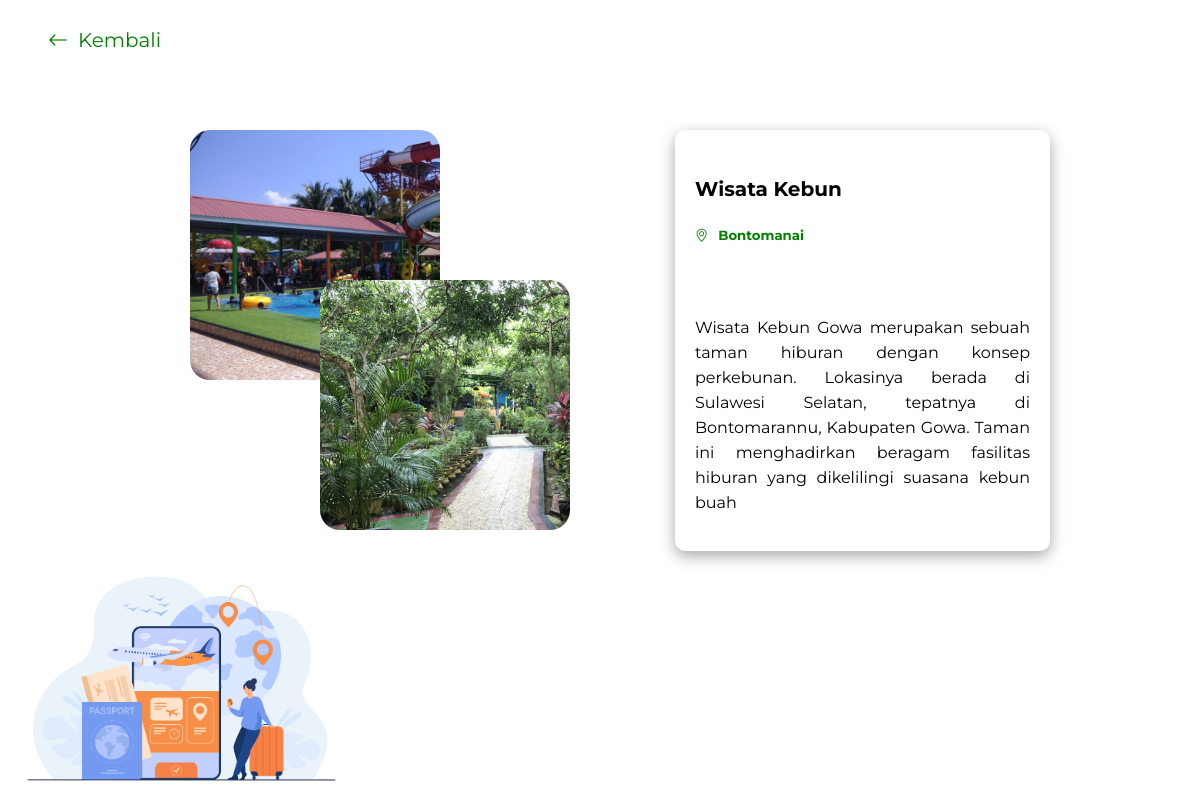
The page /card-1.php?id=3 on the database its author committed.
### tables this page shows
CREATE TABLE `wisata` (
  `id` int(11) NOT NULL,
  `foto_wisata` varchar(100) NOT NULL,
  `foto2_wisata` varchar(100) NOT NULL,
  `nama_wisata` varchar(100) NOT NULL,
  `lokasi_wisata` varchar(100) NOT NULL,
  `deskripsi_wisata` text NOT NULL
);

### fungsi.php (called while the page is built, shortened)
<?php
    $koneksi = mysqli_connect("localhost", "root", "", "tubes") or die();
    function tampil($query){
        global $koneksi;
        $result = mysqli_query($koneksi, $query);
        while($data = mysqli_fetch_assoc($result)){
            $rows[] = $data;
        }
        return $rows;
    }
?>

### card-1.php (the view, shortened to what this page needs)
<?php
    require "fungsi.php";
    $id=$_GET['id'];
    $wisata = tampil("SELECT * FROM wisata WHERE id=$id")[0];
?>
<!DOCTYPE html>
<html lang="en">
<head>
    <link rel="stylesheet" href="style/stylecard-1.css">
    <link rel="stylesheet" href="https://cdn.jsdelivr.net/npm/bootstrap-icons@1.7.2/font/bootstrap-icons.css">
</head>
<body>
    <a href="index.php"><i class="bi bi-arrow-left" style="margin-right: 10px;"></i>Kembali</a>
    <div class="container">
        <div class="dalam-1">
            <div class="dalam-2"></div>
        </div>
        <div class="dalam">
            <div class="desc">
                <h4><?= $wisata['nama_wisata']?></h3>
                <h5><i class="bi bi-geo-alt" style="margin-right: 10px;"></i><?= $wisata['lokasi_wisata']?></h5>
                <p><?=$wisata['deskripsi_wisata']?></p>
            </div>
        </div>
    </div>
    <img src="./image/trip.jpg" width="30%" />
</body>
</html>

### style/stylecard-1.css (style rules this page uses)
* { font-family: 'Montserrat', sans-serif; }
body { padding: 20px; }
a { color: green; text-decoration: none; font-size: 20px; padding: 20px; }
.container { position: absolute; top: 30px; bottom: 50px; left: 100px; right: 50px; display: grid; grid-template-columns: repeat(2, 1fr); z-index: 1; }
.dalam-1 { width: 250px; height: 250px; background-image: url(../image/mangrove.jfif); background-size: cover; position: relative; top: 100px; left: 90px; border-radius: 20px; }
.dalam-2 { width: 250px; height: 250px; background-image: url(../image/mangrove-2.jpeg); background-size: cover; position: absolute; left: 130px; top: 150px; border-radius: 20px; }
.dalam { border-radius: 20px; text-align: justify; position: relative; }
.dalam h4 { font-size: 20px; }
.dalam h5 { color: green; padding-bottom: 50px; }
.dalam p { line-height: 25px; font-size: 16px; }
.desc { position: absolute; top: 100px; right: 100px; left: 50px; padding: 20px; box-shadow: rgba(0, 0, 0, 0.35) 0px 5px 15px; border-radius: 10px; }
img { z-index: 0; position: absolute; bottom: 0; left: 0; }

### rows shown on the page
wisata: nama_wisata "Wisata Kebun", lokasi_wisata "Bontomanai", deskripsi_wisata "Wisata Kebun Gowa merupakan sebuah taman hiburan dengan konsep perkebunan. Lokasinya berada di Sulawesi Selatan, tepatnya di Bontomarannu, Kabupaten Gowa. Taman ini menghadirkan beragam fasilitas hiburan yang dikelilingi suasana kebun buah"
